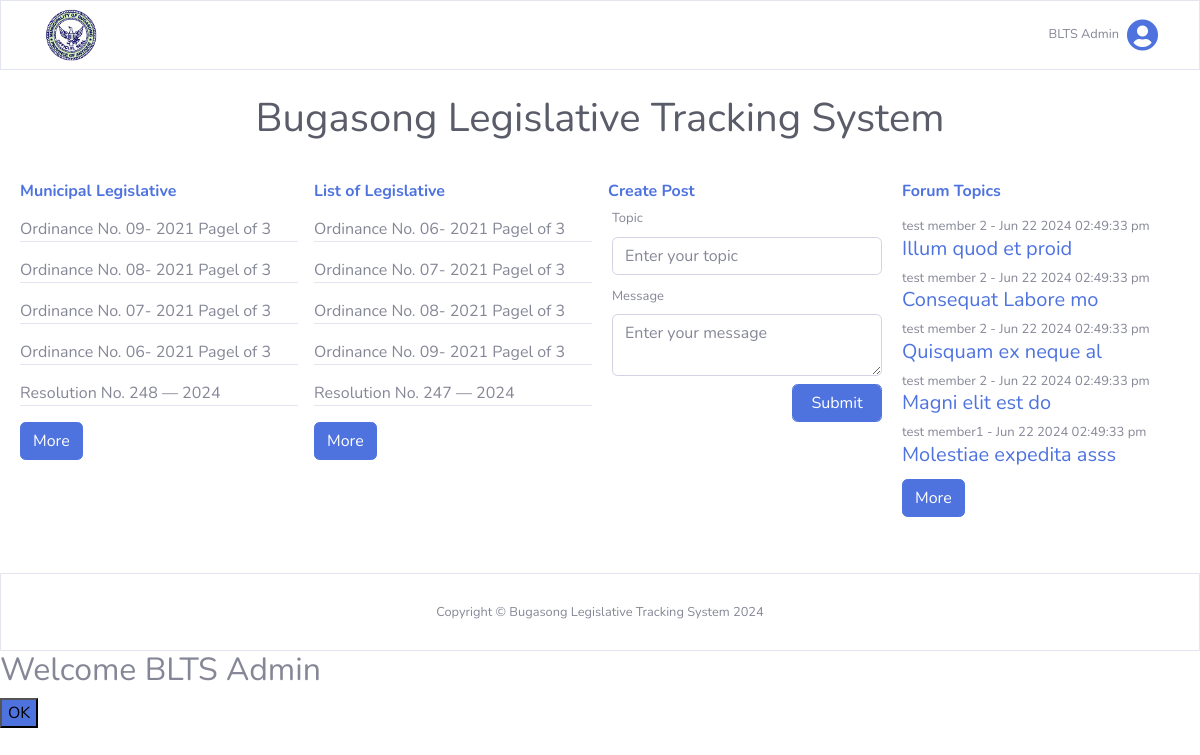
Before: /views/citizen_home.php (signed in) with the older database file.
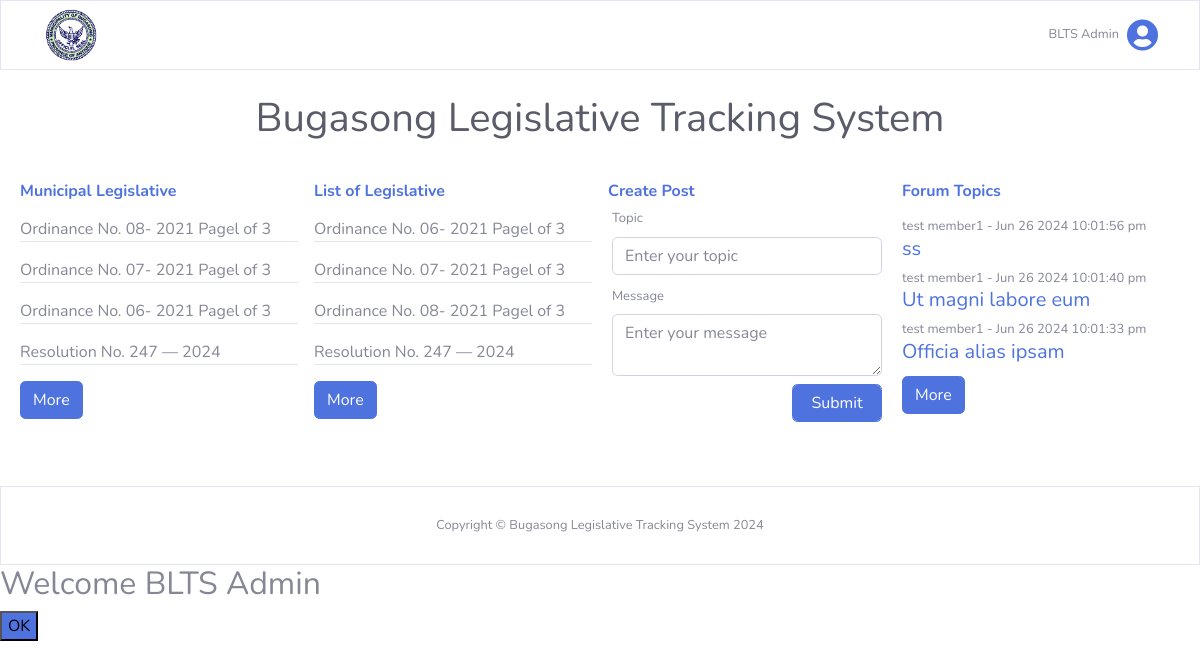
After: the same page with the newer database file.
### tables this page shows
CREATE TABLE `posts` (
  `post_id` int(255) NOT NULL,
  `user_id` int(255) NOT NULL,
  `topic` longtext NOT NULL,
  `message` longtext NOT NULL,
  `status` int(255) NOT NULL DEFAULT 0,
  `date_added` datetime(6) NOT NULL DEFAULT current_timestamp(6)
);

CREATE TABLE `users` (
  `user_id` int(255) NOT NULL,
  `name` varchar(255) NOT NULL,
  `email` varchar(255) NOT NULL,
  `username` varchar(255) NOT NULL,
  `password` varchar(255) NOT NULL,
  `status` int(255) NOT NULL DEFAULT 0,
  `user_type` varchar(255) NOT NULL DEFAULT 'citizen',
  `date_added` datetime NOT NULL DEFAULT current_timestamp()
);

### config/functions.php (called while the page is built, shortened)
<?php
function user_id()
{
    return $_SESSION['user_id'];
}
function getAllPostDesc($limit)
{
    global $conn;
    $query = "
        SELECT
            post_id,
            user_id,
            topic,
            message,
            status,
            date_added
        FROM posts
        WHERE status = 0
        ORDER BY date_added DESC
        LIMIT ?
    ";
    $stmt = $conn->prepare($query);
    $stmt->bind_param('i', $limit);
    $stmt->execute();
    $result = $stmt->get_result();
    if ($result->num_rows > 0) {
        $posts = $result->fetch_all(MYSQLI_ASSOC);
    } else {
        $posts = [];
    }
    return $posts;
}
function getPostUser($post_id)
{
    return joinTable("users", [["posts", "users.user_id", "posts.user_id"]], ["posts.post_id" => $post_id]);
}
function getAllDocumentsDesc($limit)
{
    global $conn;
    $sql = "
        SELECT
            ordinance_id AS id,
            user_id,
            tag_id,
            title,
            ordinanceNo AS documentNo,
            preamble,
            enactingClause,
            body,
            repealingClause,
            effectivityClause,
            enactmentDetails,
            file,
            date_added,
            status,
            'ordinance' AS document_type,
            date_publish
        FROM ordinances
        WHERE status = 1
        UNION ALL
        SELECT
            resolution_id AS id,
            user_id,
            tag_id,
            title,
            resolutionNo AS documentNo,
            whereasClauses AS preamble,
            resolvingClauses AS enactingClause,
            optionalClauses AS body,
            '' AS repealingClause,
            '' AS effectivityClause,
            approvalDetails AS enactmentDetails,
            file,
            date_added,
            status,
            'resolution' AS document_type,
            date_publish
        FROM resolutions
        WHERE status = 1
        ORDER BY date_added DESC
        LIMIT ?
    ";
    $stmt = $conn->prepare($sql);
    $stmt->bind_param('i', $limit);
    $stmt->execute();
    $result = $stmt->get_result();
    if ($result->num_rows > 0) {
        $documents = $result->fetch_all(MYSQLI_ASSOC);
    } else {
        $documents = [];
    }
    return $documents;
}
function getAllDocumentsById($limit)
{
    global $conn;
    $sql = "
        SELECT
            ordinance_id AS id,
            user_id,
            tag_id,
            title,
            ordinanceNo AS documentNo,
            preamble,
            enactingClause,
            body,
            repealingClause,
            effectivityClause,
            enactmentDetails,
            file,
            date_added,
            status,
            'ordinance' AS document_type
        FROM ordinances
        WHERE status = 1
        UNION ALL
        SELECT
            resolution_id AS id,
            user_id,
            tag_id,
            title,
            resolutionNo AS documentNo,
            whereasClauses AS preamble,
            resolvingClauses AS enactingClause,
            optionalClauses AS body,
            '' AS repealingClause,
            '' AS effectivityClause,
            approvalDetails AS enactmentDetails,
            file,
            date_added,
            status,
            'resolution' AS document_type
        FROM resolutions
        WHERE status = 1
        ORDER BY id ASC
        LIMIT ?
    ";
    $stmt = $conn->prepare($sql);
    $stmt->bind_param('i', $limit);
    $stmt->execute();
    $result = $stmt->get_result();
    if ($result->num_rows > 0) {
        $documents = $result->fetch_all(MYSQLI_ASSOC);
    } else {
        $documents = [];
    }
    return $documents;
}

### config/database.php (called while the page is built, shortened)
<?php
$host = "localhost";
$username = "root";
$password = "";
$database = "blts";
$conn = mysqli_connect($host, $username, $password, $database);
function joinTable($table, $joins, $conditions = [], $orderBy = null, $direction = 'ASC')
{
    global $conn;
    $query = "SELECT * FROM $table";
    foreach ($joins as $join) {
        $query .= " INNER JOIN $join[0] ON $join[1] = $join[2]";
    }
    if (!empty($conditions)) {
        $where_clauses = array();
        $params = array();
        foreach ($conditions as $column => $value) {
            $where_clauses[] = "$column = ?";
            $params[] = $value;
        }
        $query .= " WHERE " . implode(" AND ", $where_clauses);
    }
    $stmt = mysqli_prepare($conn, $query);
    if (!empty($conditions)) {
        $types = str_repeat("s", count($params));
        $stmt->bind_param($types, ...$params);
    }
    $stmt->execute();
    $result = $stmt->get_result();
    $rows = array();
    while ($row = $result->fetch_assoc()) {
        $rows[] = $row;
    }
    return $rows;
}

### views/citizen_home.php (the view, shortened to what the changed rows need)
<?php
@include('citizen_header.php');
?>
<div class="col-12" id="content">
    <div class="legislative-container d-flex justify-content-around">
        <div class="municipal-legislative col-3 p-2">
            <div class="document-list">
                <?php foreach (getAllDocumentsDesc(5) as $document) : ?>
                    <div class="list border-bottom my-3">
                        <a class="document-link" onclick="addDocumentView('<?php echo user_id(); ?>', '<?php echo $document['document_type']; ?>', <?php echo $document['id']; ?>)" href="<?php echo ($document['document_type'] === 'resolution') ? 'citizen_view_resolution.php?resolution_id=' . $document['id'] : 'citizen_view_ordinance.php?ordinance_id=' . $document['id'] ?>">
                            <?php echo $document['documentNo']; ?>
                        </a>
                    </div>
                <?php endforeach; ?>
            </div>
        </div>
        <div class="list-legislative col-3 p-2">
            <div class="document-list">
                <?php foreach (getAllDocumentsById(5) as $document) : ?>
                    <div class="list border-bottom my-3">
                        <a class="document-link" onclick="addDocumentView('<?php echo user_id(); ?>', '<?php echo $document['document_type']; ?>', <?php echo $document['id']; ?>)" href="<?php echo ($document['document_type'] === 'resolution') ? 'citizen_view_resolution.php?resolution_id=' . $document['id'] : 'citizen_view_ordinance.php?ordinance_id=' . $document['id'] ?>">
                            <?php echo $document['documentNo']; ?>
                        </a>
                    </div>
                <?php endforeach; ?>
            </div>
        </div>
        <div class="forum-container col-3 p-2">
            <div class="forum-list">
                <div class="forum-content mt-3 mb-1">
                    <?php if (empty(getAllPostDesc(5))) : ?>
                        <div class="alert alert-warning m-0 text-center" role="alert">
                            No post found.
                        </div>
                    <?php endif; ?>
                    <?php foreach (getAllPostDesc(5) as $post) : ?>
                        <div class="d-flex flex-column">
                            <span class="user" style="font-size: 13px;">
                                <?php foreach (getPostUser($post['post_id']) as $user) : echo $user['name'];
                                endforeach; ?>
                                - <?php echo date('M d Y h:i:s a', strtotime($post['date_added'])); ?>
                            </span>
                            <a href="view_post.php?post_id=<?php echo $post['post_id']; ?>" class="citizen-view-post">
                                <h5 class="topic text-primary"><?php echo $post['topic']; ?></h5>
                            </a>
                        </div>
                    <?php endforeach; ?>
                </div>
            </div>
        </div>
    </div>
</div>
<?php
@include('citizen_footer.php');
?>

Changed rows visible on the page:
removed posts: user.name "test member 2", date_added "Jun 22 2024 02:49:33 pm", topic "Illum quod et proid"
removed posts: user.name "test member 2", date_added "Jun 22 2024 02:49:33 pm", topic "Consequat Labore mo"
removed posts: user.name "test member 2", date_added "Jun 22 2024 02:49:33 pm", topic "Quisquam ex neque al"
removed posts: user.name "test member 2", date_added "Jun 22 2024 02:49:33 pm", topic "Magni elit est do"
removed posts: user.name "test member1", date_added "Jun 22 2024 02:49:33 pm", topic "Molestiae expedita asss"
added posts: user.name "test member1", date_added "Jun 26 2024 10:01:56 pm", topic "ss"
added posts: user.name "test member1", date_added "Jun 26 2024 10:01:40 pm", topic "Ut magni labore eum"
added posts: user.name "test member1", date_added "Jun 26 2024 10:01:33 pm", topic "Officia alias ipsam"
Other visible differences:
new list line: "Resolution No. 247 — 2024"
list line gone: "Ordinance No. 09- 2021 Pagel of 3"
list line gone: "Resolution No. 248 — 2024"
